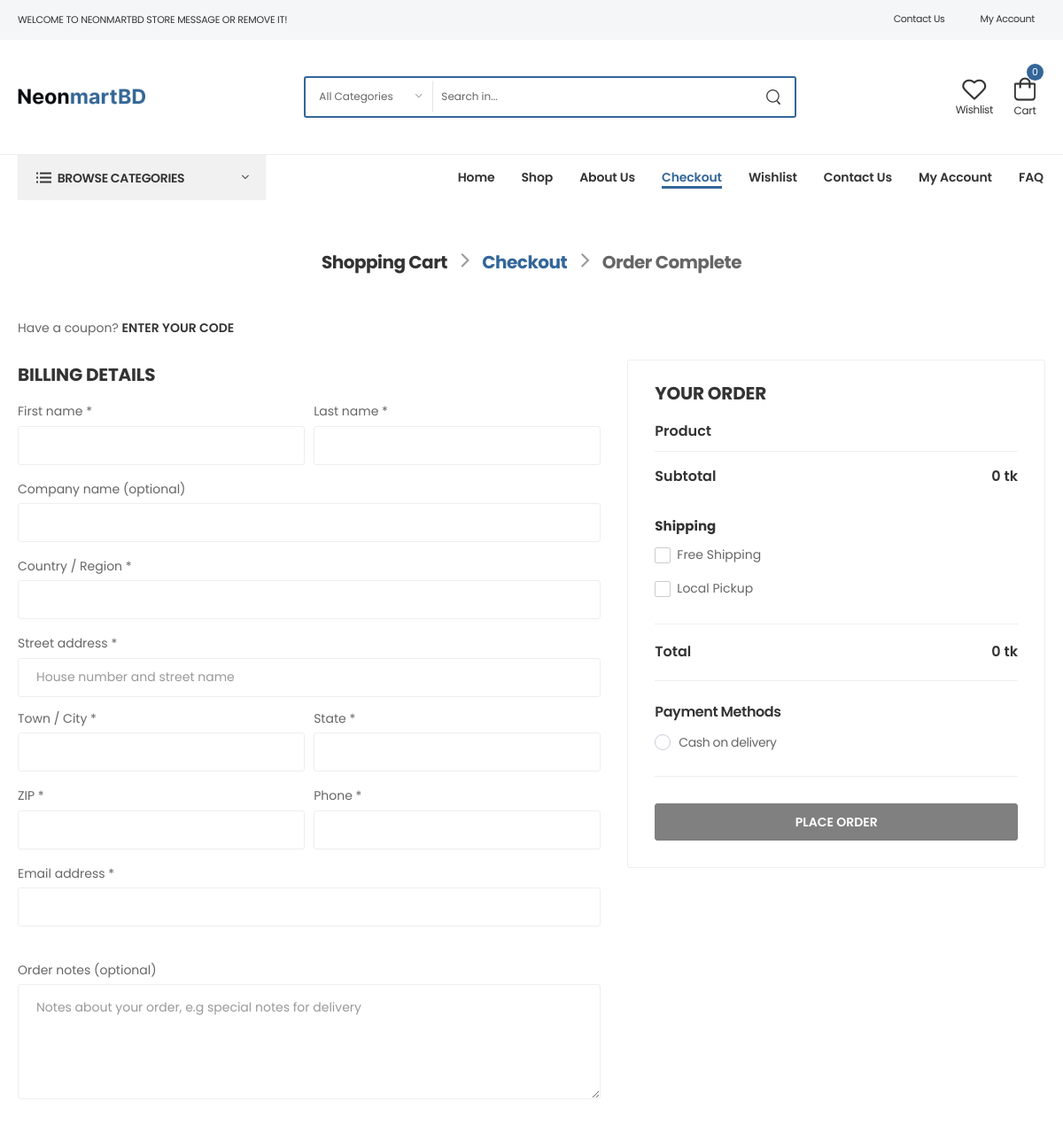
The app's page /checkout (signed in), older data.
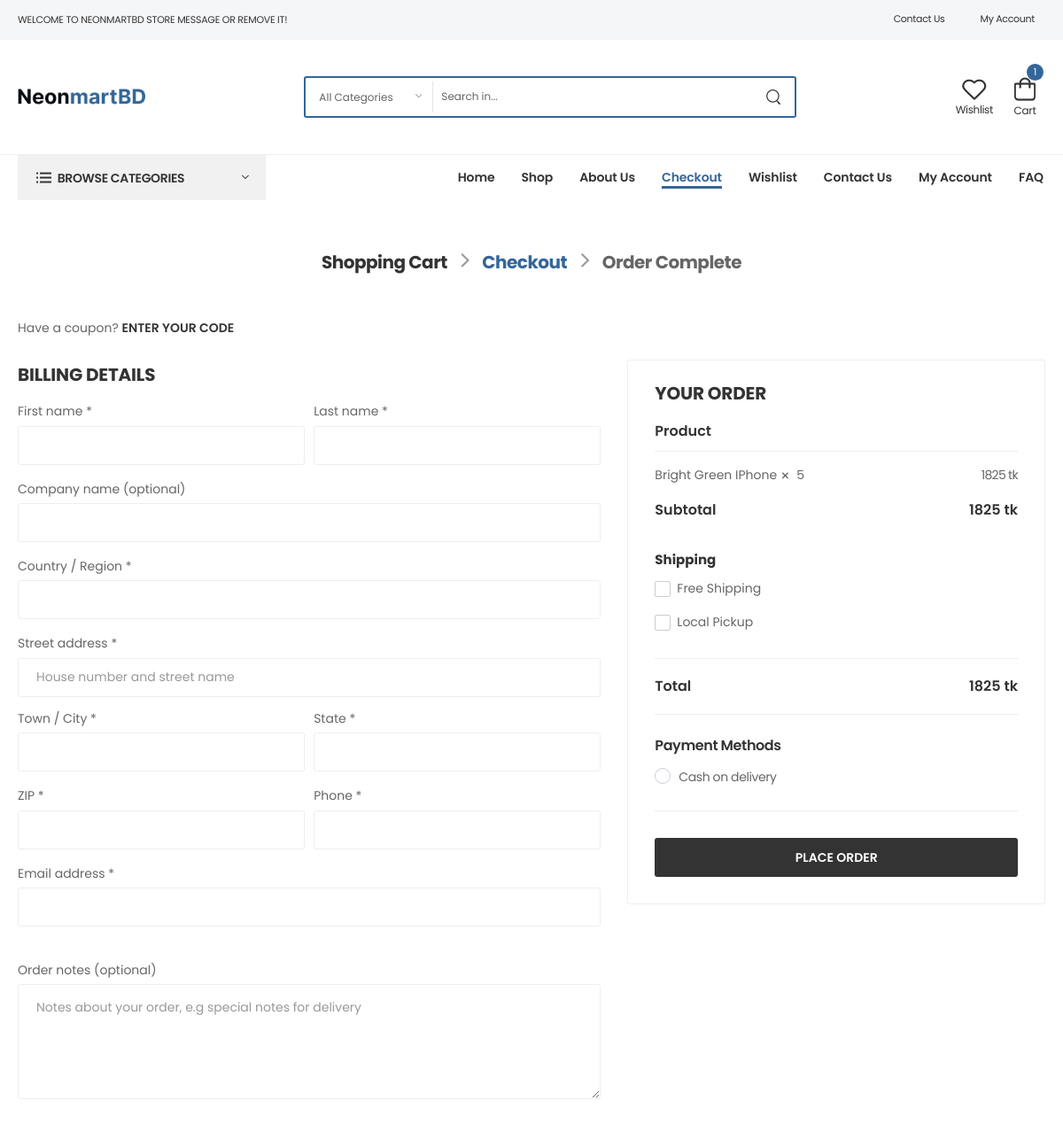
The same page, newer data.
### core/models.py (models this page shows, shortened)
class Cart(models.Model):
    user = models.ForeignKey(User, on_delete=models.CASCADE)
    product = models.ForeignKey(Products,  on_delete=models.CASCADE)
    quantity = models.PositiveIntegerField(default=1)
    def line_total(self):
        return self.quantity * self.product.price

class Products(models.Model):
    name = models.CharField(max_length=500)
    category = models.ForeignKey(Category, on_delete=models.CASCADE)
    subcategory = models.ForeignKey(SubCategory,on_delete=models.CASCADE,blank=True, null=True)
    sub_sub_category = models.ForeignKey(SubSubCategory, on_delete=models.CASCADE,blank=True, null=True)
    brand = models.ImageField(upload_to="Brand Image",default="brands/category/1.png")
    sku = models.CharField(max_length=200)
    price = models.PositiveIntegerField()
    stock_status = models.CharField(max_length=100,null=True,blank=True,default="In Stock")
    review = models.PositiveIntegerField(null=True,blank=True,default=0)
    sort_description = RichTextField()
    slug = AutoSlugField(populate_from="name", null=True, unique=True)
    description = RichTextField()
    image = models.ImageField(upload_to="Product Image")
    pdsliderimg1 = models.ImageField(upload_to="Slider Image",blank=True, null=True)
    pdsliderimg2 = models.ImageField(upload_to="Slider Image",blank=True, null=True)
    pdsliderimg3 = models.ImageField(upload_to="Slider Image",blank=True, null=True)

### core/views.py (the view, shortened to what this page needs)
# urls.py: path('checkout',checkout,name="checkout"),
def checkout(request):
    if request.user.is_authenticated:
        cart = Cart.objects.filter(user=request.user)
        subtotal = get_subTotal(cart)
        sub_sub_category = SubSubCategory.objects.all()
        sub_category = SubCategory.objects.all()
        category = Category.objects.all()
        home_garden = []
        electronics = []
        fashion = []
        furniture = []
        healthy_beauty = []
        gift_ideas = []
        toy_games = []
        cooking = []
        smart_phones = []
        cameras_photo = []
        accessories = []
        for i in sub_category:
            if i.category.filtername == "home_&_garden":
                home_garden.append(i.name)
            elif i.category.filtername == "electronics":
                electronics.append(i.name)
            elif i.category.filtername == "fashion":
                fashion.append(i.name)
            elif i.category.filtername == "furniture":
                furniture.append(i.name)
            elif i.category.filtername == "healthy_&_beauty":
                healthy_beauty.append(i.name)
            elif i.category.filtername == "gift_ideas":
                gift_ideas.append(i.name)
            elif i.category.filtername == "toy_&_games":
                toy_games.append(i.name)
            elif i.category.filtername == "cooking":
                cooking.append(i.name)
            elif i.category.filtername == "smart_phones":
                smart_phones.append(i.name)
            elif i.category.filtername == "cameras_&_photo":
                cameras_photo.append(i.name)
            elif i.category.filtername == "accessories":
                accessories.append(i.name)
        navbar = 'checkout'
        return render(request,"core/checkout.html",locals())
    else:
        return redirect("login")

### core/views.py (called while the page is built)
def get_subTotal(carts):
    cartTotals = []
    for cart in carts:
        subtotal  = cart.product.price*cart.quantity
        cartTotals.append(subtotal)
    return sum(cartTotals)

### core/templates/core/checkout.html (shortened to what the changed rows need)
{% extends "base/base.html" %}
{% load static %}
{% block body %}
<link rel="stylesheet" type="text/css" href="{% static 'assets/css/style.min.css' %}" />
<main class="main checkout">
    <div class="page-content">
        <div class="container">
            <form class="form checkout-form" action="#" method="post">
                <div class="row mb-9">
                    <div class="col-lg-5 mb-4 sticky-sidebar-wrapper">
                        <div class="order-summary-wrapper sticky-sidebar">
                            <div class="order-summary">
                                <table class="order-table">
                                    <thead>
                                        <tr>
                                            <th colspan="2">
                                                <b>Product</b>
                                            </th>
                                        </tr>
                                    </thead>
                                    <tbody>
                                        {% for cart in cart %}
                                        <tr class="bb-no">
                                            <td class="product-name">
                                                {{cart.product.name}}<i class="fas fa-times"></i>
                                                <span class="product-quantity">{{cart.quantity}}</span>
                                            </td>
                                            <td class="product-total">{{cart.line_total}} tk</td>
                                        </tr>
                                        {% endfor %}
                                        <tr class="cart-subtotal bb-no">
                                            <td>
                                                <b>{{subtotal}} tk</b>
                                            </td>
                                        </tr>
                                    </tbody>
                                    <tfoot>
                                        <tr class="order-total">
                                            <th>
                                                <b>Total</b>
                                            </th>
                                            <td>
                                                <b>{{subtotal}} tk</b>
                                            </td>
                                        </tr>
                                    </tfoot>
                                </table>
                                <div class="form-group place-order pt-6">
                                    {% if cart %}
                                        <button type="submit" class="btn btn-dark btn-block btn-rounded" >
                                            Place Order
                                        </button>
                                    {% else %}
                                        <button type="submit" class="btn btn-dark btn-block btn-rounded" style="background:grey;border:1px solid grey;" disabled>
                                                Place Order
                                            </button>
                                    {% endif %}
                                </div>
                            </div>
                        </div>
                    </div>
                </div>
            </form>
        </div>
    </div>
</main>
{% endblock body %}

Row changes from the older to the newer data that the page shows:
added Cart: product.name "Bright Green IPhone", quantity "5", line_total "1825"
Text that changed along with them:
{{ cart|length }}: "0" → "1"
{{ subtotal }}: "0" → "1825"
